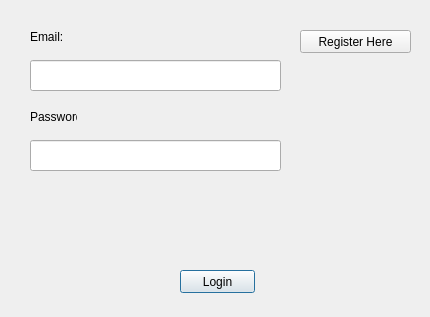
<?xml version="1.0" encoding="UTF-8"?>
<ui version="4.0">
 <class>Dialog</class>
 <widget class="QDialog" name="Dialog">
  <property name="geometry">
   <rect>
    <x>0</x>
    <y>0</y>
    <width>430</width>
    <height>317</height>
   </rect>
  </property>
  <property name="windowTitle">
   <string>Dialog</string>
  </property>
  <widget class="QLabel" name="label">
   <property name="geometry">
    <rect>
     <x>30</x>
     <y>30</y>
     <width>47</width>
     <height>13</height>
    </rect>
   </property>
   <property name="text">
    <string>Email: </string>
   </property>
  </widget>
  <widget class="QLineEdit" name="logEmail">
   <property name="geometry">
    <rect>
     <x>30</x>
     <y>60</y>
     <width>251</width>
     <height>31</height>
    </rect>
   </property>
  </widget>
  <widget class="QLabel" name="logError">
   <property name="geometry">
    <rect>
     <x>40</x>
     <y>200</y>
     <width>211</width>
     <height>31</height>
    </rect>
   </property>
   <property name="text">
    <string/>
   </property>
  </widget>
  <widget class="QLabel" name="label_2">
   <property name="geometry">
    <rect>
     <x>30</x>
     <y>110</y>
     <width>47</width>
     <height>13</height>
    </rect>
   </property>
   <property name="text">
    <string>Password</string>
   </property>
  </widget>
  <widget class="QLineEdit" name="logPassword">
   <property name="geometry">
    <rect>
     <x>30</x>
     <y>140</y>
     <width>251</width>
     <height>31</height>
    </rect>
   </property>
  </widget>
  <widget class="QPushButton" name="logButton">
   <property name="geometry">
    <rect>
     <x>180</x>
     <y>270</y>
     <width>75</width>
     <height>23</height>
    </rect>
   </property>
   <property name="text">
    <string>Login</string>
   </property>
  </widget>
  <widget class="QPushButton" name="logButton_2">
   <property name="geometry">
    <rect>
     <x>300</x>
     <y>30</y>
     <width>111</width>
     <height>23</height>
    </rect>
   </property>
   <property name="text">
    <string>Register Here</string>
   </property>
  </widget>
 </widget>
 <resources/>
 <connections/>
</ui>
